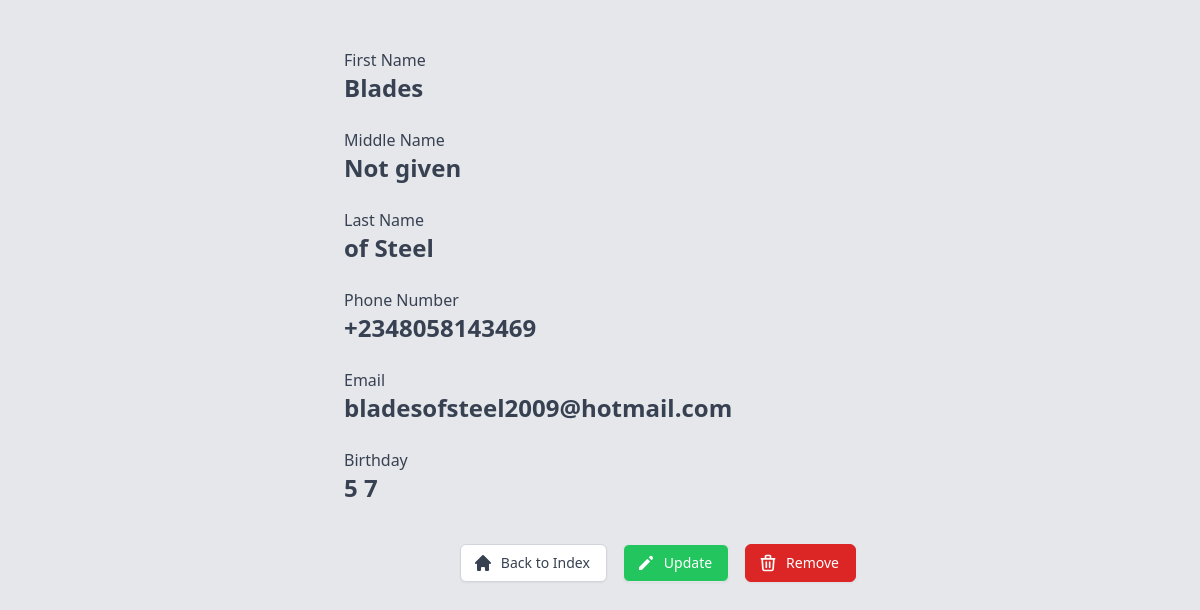
The app's page /staff/116 with its own data.
### sendmail/models.py (models this page shows, shortened)
class staffDetails(models.Model):
    first_name = models.CharField(verbose_name='First Name', max_length = 20)
    middle_name = models.CharField(verbose_name='Middle Name', max_length = 20, null = True, blank = True)
    last_name = models.CharField(verbose_name='Last Name', max_length = 20)
    phone_number = PhoneNumberField(verbose_name='Phone Number', null = True, blank = True)
    email = models.EmailField(verbose_name='Official Email', max_length = 254, help_text = 'Official Email(e.g. j.doe@edostate.gov.ng)')
    MONTHS = (
        (1, 'January'),
        (2, 'February'),
        (3, 'March'),
        (4, 'April'),
        (5, 'May'),
        (6, 'June'),
        (7, 'July'),
        (8, 'August'),
        (9, 'September'),
        (10, 'October'),
        (11, 'November'),
        (12, 'December')
    )
    birth_month = models.IntegerField(
        verbose_name='Birth Month',
        choices = MONTHS,
        default = 1,
        blank = False,
        help_text = 'Birth month of staff')
    birth_day = models.IntegerField(verbose_name='Birth Day', blank = True, null = True)

### sendmail/views.py (the view)
# urls.py: re_path(r'^staff/(?P<pk>\d+)$', views.staffDetailsView.as_view(), name='staffdetails'),
class staffDetailsView(DetailView):
    model = staffDetails
    context_object_name = 'staff'  # your own name for the list as a template variable
    template_name = 'staffdetails.html'
    def get_context_data(self, **kwargs):
        context = super(staffDetailsView, self).get_context_data(**kwargs)
        context['title'] = "Staff's Details"
        return context

### sendmail/templates/staffdetails.html (shortened to what this page needs)
{% load static tailwind_tags %}
{% load static %}
{% load widget_tweaks %}
<!DOCTYPE html>
<html lang="en">
	<head>
		{% tailwind_css %}
	</head>
	<body class="bg-gray-200 font-sans py-8 px-4">
        <div class="min-h-full flex items-center justify-center py-8 px-4 sm:px-6 lg:px-8">
            <div class="max-w-lg w-full">
                <section class="-mt-4">
                    <div>
                        <p class="font-medium text-gray-700">First Name</p>
                        <p class="text-2xl text-gray-700 font-bold">{{ staff.first_name }}</p>
                        <br>
                    </div>
                    <div>
                        <p class="font-medium text-gray-700">Middle Name</p>
                        <p class="text-2xl text-gray-700 font-bold">
                            {% if staff.middle_name %}
                                {{ staff.middle_name }}
                                {% else %}
                                Not given
                            {% endif %}
                        </p>
                        <br>
                    </div>
                    <div>
                        <p class="font-medium text-gray-700">Last Name</p>
                        <p class="text-2xl text-gray-700 font-bold">{{ staff.last_name }}</p>
                        <br>
                    </div>
                    <div>
                        <p class="font-medium text-gray-700">Phone Number</p>
                        <p class="text-2xl text-gray-700 font-bold">{{ staff.phone_number }}</p>
                        <br>
                    </div>
                    <div>
                        <p class="font-medium text-gray-700">Email</p>
                        <p class="text-2xl text-gray-700 font-bold">{{ staff.email }}</p>
                        <br>
                    </div>
                    <div>
                        <p class="font-medium text-gray-700">Birthday</p>
                        <p class="text-2xl text-gray-700 font-bold">{{ staff.birth_month }} {{ staff.birth_day }}</p>
                        <br>
                    </div>
                </section>
                <div class="mt-4 -mb-4 mx-auto flex float-right">
                    <a  href="{% url 'index' %}">
                        <button type="button" class="inline-flex items-center px-4 py-2 border border-gray-300 rounded-md shadow-sm
                                                text-sm font-medium text-gray-700 bg-white hover:bg-gray-50 focus:outline-none
                                                focus:ring-2 focus:ring-offset-2 focus:ring-gray-300">
                            <svg xmlns="http://www.w3.org/2000/svg" class="-ml-1 mr-2 h-5 w-5" viewBox="0 0 20 20" fill="currentColor">
                                <path
                                    d="M10.707 2.293a1 1 0 00-1.414 0l-7 7a1 1 0 001.414 1.414L4 10.414V17a1 1 0 001 1h2a1 1 0 001-1v-2a1 1 0 011-1h2a1 1 0 011 1v2a1 1 0 001 1h2a1 1 0 001-1v-6.586l.293.293a1 1 0 001.414-1.414l-7-7z" />
                            </svg>
                            Back to Index
                        </button>
                    </a>
                    <a>
                        <button type="button" class="inline-flex items-center mx-4 px-4 py-2 border border-greeny-500 rounded-md shadow-sm
                                                text-sm font-medium text-white bg-green-500 hover:bg-green-400 focus:outline-none
                                                focus:ring-2 focus:ring-offset-2 focus:ring-green-300">
                            <svg class="-ml-1 mr-2 h-5 w-5 text-white" xmlns="http://www.w3.org/2000/svg" viewBox="0 0 20 20" fill="currentColor" aria-hidden="true">
                                <path d="M13.586 3.586a2 2 0 112.828 2.828l-.793.793-2.828-2.828.793-.793zM11.379 5.793L3 14.172V17h2.828l8.38-8.379-2.83-2.828z" />
                            </svg>
                            Update
                        </button>
                    </a>
                    <a>
                        <button type="button" class="inline-flex items-center px-4 py-2 border border-red-600 rounded-md shadow-sm
                                                text-sm font-medium text-white bg-red-600 hover:bg-red-700 focus:outline-none
                                                focus:ring-2 focus:ring-offset-2 focus:ring-red-300">
                            Remove
                        </button>
                    </a>
                </div>
            </div>
        </div>
	</body>
</html>

### records on screen
staffDetails: first_name "Blades", last_name "of Steel", phone_number "+2348058143469", email "bladesofsteel2009@hotmail.com", birth_month "5", birth_day "7"
